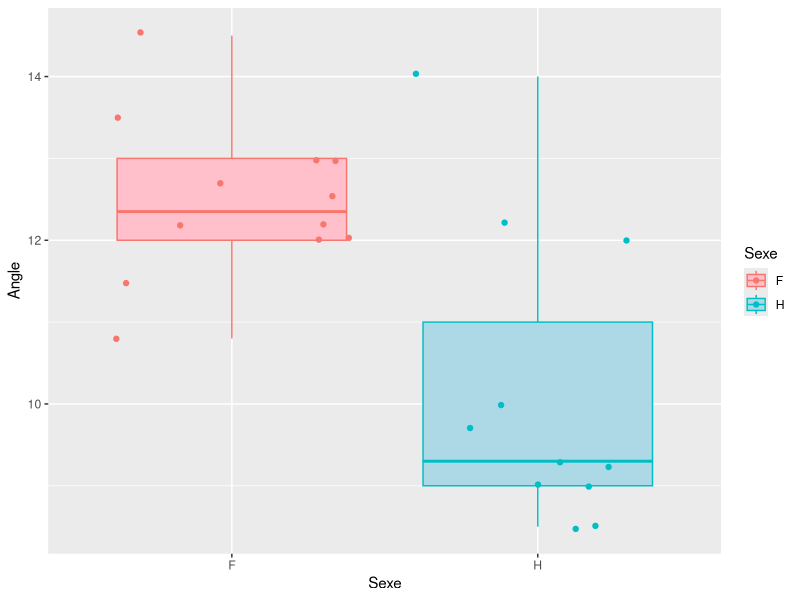

Generate this figure with R:
## ---- chunk 1
knitr::opts_chunk$set(echo = FALSE, cache= TRUE, eval = TRUE, fig.show='hide', message = FALSE, warning = FALSE, results = 'hide' )
library(tidyverse)
library(kableExtra)
out_type <- knitr::opts_knit$get("rmarkdown.pandoc.to")

## ---- chunk 2
print(out_type)

is_pdf <-  (out_type=='latex')
print(is_pdf)
## ---- chunk 3
don_Angle <- read.table('angle.csv', sep = ';' , stringsAsFactors = TRUE, header = TRUE)
## ---- chunk 4
don_Angle %>% 
  ggplot() + aes(x=Sexe, y = Angle, fill=Sexe, col=Sexe) + 
    geom_boxplot() + geom_jitter()  +
    scale_fill_manual(values=c("pink", "lightblue"))
## ---- chunk 5
stat_desc <- don_Angle %>% 
  group_by(Sexe) %>% 
  summarise(long_mean = mean(Angle), 
            long_sd = sd(Angle), 
            q05 = quantile(Angle, probs = 0.05 ),
            q50 = quantile(Angle, probs = 0.5 ),
            q95 = quantile(Angle, probs = 0.95 )
            )
## ---- chunk 6
stat_desc %>% 
  kable(digits=2, format = "html", escape = FALSE) %>%
  collapse_rows(columns = 1, valign = 'top') %>%
  kable_classic(full_width = F, html_font = "Cambria")
## ---- chunk 7
stat_desc %>% 
  kable(digits=2, booktabs = T)%>%
  kable_styling(latex_options = "striped")
## ---- chunk 8
angle_ref <- 37
## ---- chunk 9
don_Angle  %>% select(Angle) %>% t.test(mu=angle_ref)
## ---- chunk 10
don_Angle  %>% filter(Sexe=="F") %>% select(Angle) %>% t.test(mu=angle_ref)
## ---- chunk 11
don_Angle  %>% filter(Sexe=="H") %>% 
select(Angle) %>% 
t.test(mu=angle_ref, alternative = "less")
## ---- chunk 12
t.test(Angle ~ Sexe, data=don_Angle)   # Sans utiliser dplyr ==> tellement mieux
don_Angle  %>% t.test(Angle ~ Sexe, data=.)  # Avec dplyr = tordu non ?
## ---- chunk 13
mod <- lm(Angle~Sexe, data = don_Angle)
m0 <- lm(Angle~1, data = don_Angle)

summary(mod)
anova(m0, mod)
